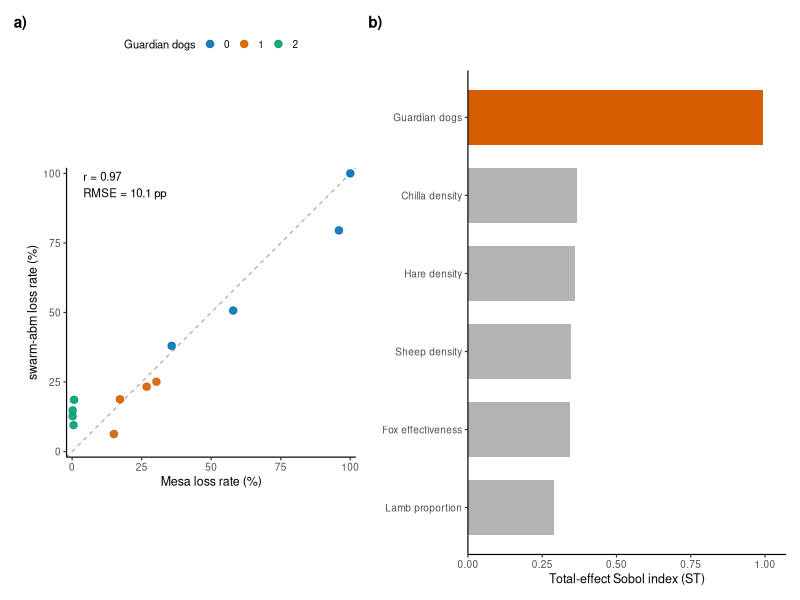

Write the R code that produced this figure.
# Figura de validación + sensibilidad del port SIGRID (swarm-abm).
# (a) Paridad distribucional Mesa vs Rust; (b) índices de Sobol (ST) del modelo
# final. Datos embebidos (ver PARITY.md y sobol_rust_N512_final.log).
# Uso: Rscript models/sigrid/figs/make_figure.R

suppressMessages({
  library(ggplot2)
  library(patchwork)
})

# Paleta Wong (colorblind-safe)
wong <- c("#0072B2", "#D55E00", "#009E73")

theme_paper <- theme_classic(base_size = 9) +
  theme(
    axis.title = element_text(size = 9),
    legend.position = "top",
    legend.title = element_text(size = 8),
    legend.key.size = unit(0.4, "cm"),
    plot.tag = element_text(face = "bold", size = 11)
  )

# --- (a) Paridad: 12 puntos factoriales, 5 semillas, 14 dias ----------------
par <- data.frame(
  mesa = c(35.8, 95.9, 15.0, 17.2, 0.2, 0.2, 57.9, 100.0, 26.8, 30.3, 0.5, 0.7),
  rust = c(38.0, 79.5, 6.3, 18.8, 12.7, 14.8, 50.7, 100.0, 23.3, 25.1, 9.5, 18.6),
  dogs = factor(c(0, 0, 1, 1, 2, 2, 0, 0, 1, 1, 2, 2))
)

pa <- ggplot(par, aes(mesa, rust, color = dogs)) +
  geom_abline(slope = 1, intercept = 0, linetype = "dashed",
              color = "grey55", linewidth = 0.3) +
  geom_point(size = 2.2, alpha = 0.9) +
  scale_color_manual(values = wong, name = "Guardian dogs") +
  scale_x_continuous(limits = c(0, 100), expand = expansion(mult = 0.02)) +
  scale_y_continuous(limits = c(0, 100), expand = expansion(mult = 0.02)) +
  coord_equal() +
  annotate("text", x = 4, y = 96, hjust = 0, size = 2.9,
           label = "r = 0.97\nRMSE = 10.1 pp") +
  labs(x = "Mesa loss rate (%)", y = "swarm-abm loss rate (%)") +
  theme_paper

# --- (b) Sobol ST del modelo final (N=512, 30 dias) -------------------------
sob <- data.frame(
  param = c("Guardian dogs", "Chilla density", "Hare density",
            "Sheep density", "Fox effectiveness", "Lamb proportion"),
  ST = c(0.994, 0.368, 0.360, 0.347, 0.342, 0.291)
)
sob$param <- factor(sob$param, levels = sob$param[order(sob$ST)])
sob$hl <- sob$param == "Guardian dogs"

pb <- ggplot(sob, aes(ST, param, fill = hl)) +
  geom_col(width = 0.7) +
  scale_fill_manual(values = c("grey70", wong[2]), guide = "none") +
  scale_x_continuous(limits = c(0, 1.05), expand = expansion(mult = c(0, 0.02))) +
  labs(x = "Total-effect Sobol index (ST)", y = NULL) +
  theme_paper

fig <- (pa | pb) +
  plot_annotation(tag_levels = "a", tag_suffix = ")") +
  plot_layout(widths = c(1, 1.1))

out <- "models/sigrid/figs/sigrid_parity_sensitivity.pdf"
ggsave(out, fig, width = 18, height = 8.5, units = "cm", device = cairo_pdf)
cat("figura guardada en", out, "\n")
